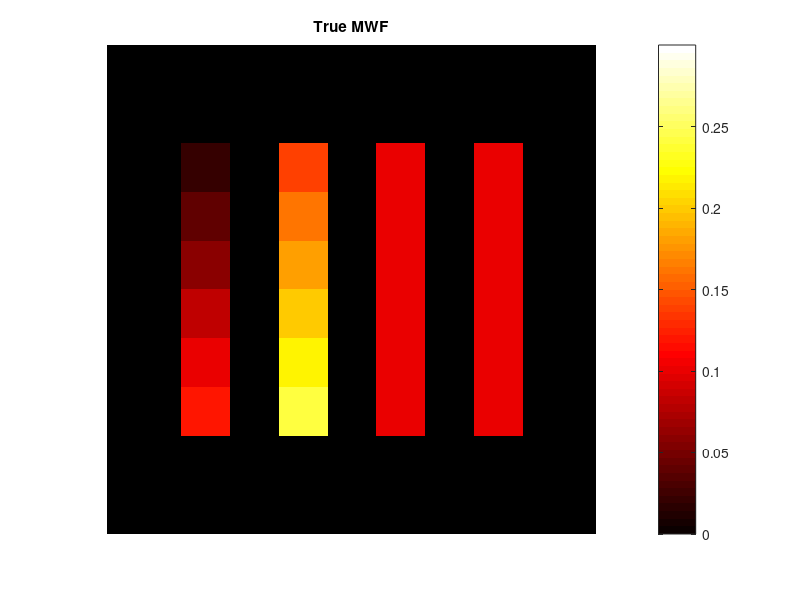
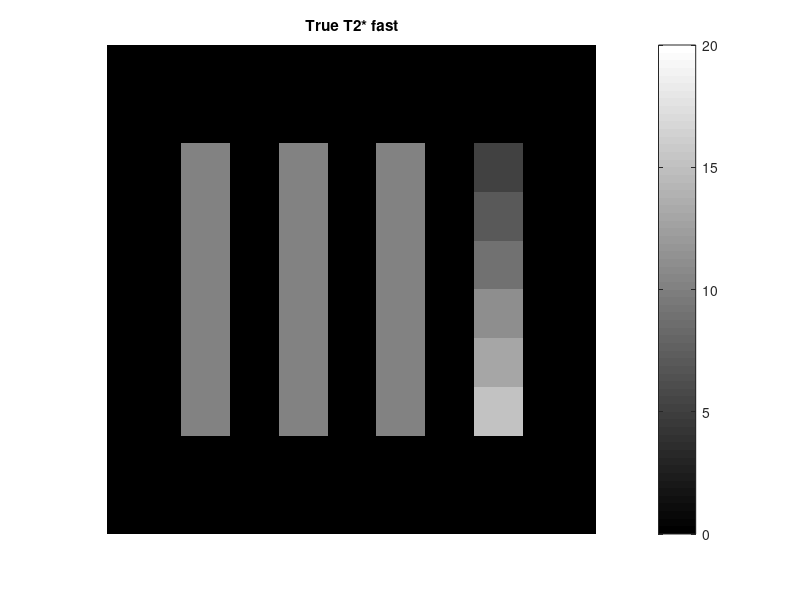
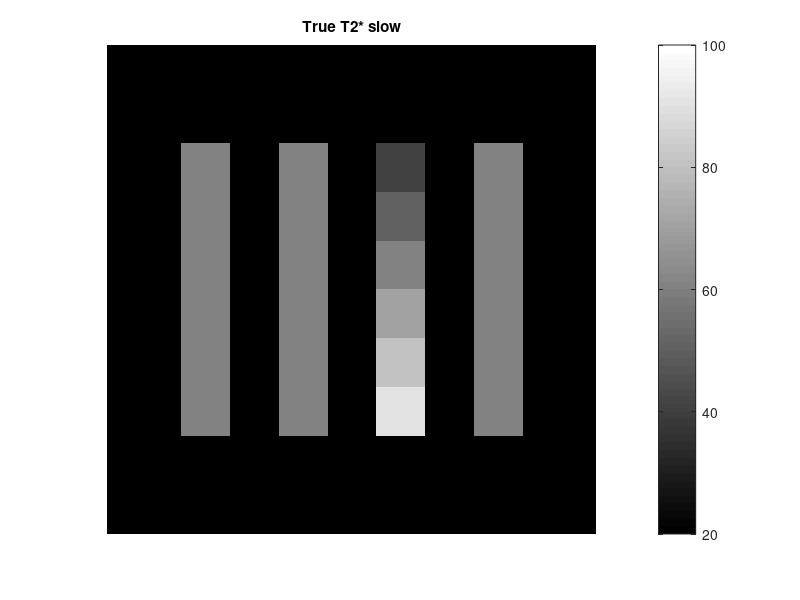

Recreate these plots in MATLAB, in order. (Note: this script raises an error after producing the figures.)

clc, clear, close all

%% 1. make analytic phantom, 
load('figure2_simulation_roi.mat'),
maskall = sum(squeeze(roi(:,:,30,:)),3);
maskall2 = maskall(:,5:84);

xres = 80;
yres = 88;
zres = 10;

iWF1 = [ 0.02:0.02:0.24,       0.10*ones(1,12)     ];
iWF2 = [ 1-[0.02:0.02:0.24],   1-0.10*ones(1,12)   ];

iT21 = [10*ones(1,18) 5:2:15];
iT22 = [60*ones(1,12) 40:10:90 60*ones(1,6)];

WF1 = zeros([xres,yres,zres]);
WF2 = zeros([xres,yres,zres]);

T21 = zeros([xres,yres,zres]);
T22 = zeros([xres,yres,zres]);

roi = roi(:,:,17:17+zres-1,:);
ord_roi = vec(reshape(1:24,[4 6])')';
for rr = 1 : size(roi,4)
    k = ord_roi(rr);
    
    p1 = iWF1(rr);
    p2 = iWF2(rr);
    
    WF1(roi(:,:,:,k)==1) = p1;
    WF2(roi(:,:,:,k)==1) = p2;

    T21(roi(:,:,:,k)==1) = iT21(rr);
    T22(roi(:,:,:,k)==1) = iT22(rr);
end

% plot ground truth
MWFtrue = WF1./(WF1+WF2);
figure, imagesc(MWFtrue(:,5:84,1)), axis off image, colormap hot, caxis([0 0.3]),colorbar, title('True MWF')
figure, imagesc(T21(:,5:84,1)), axis off image, colormap gray, caxis([0 20]),colorbar, title('True T2* fast')
figure, imagesc(T22(:,5:84,1)), axis off image, colormap gray, caxis([20 100]),colorbar, title('True T2* slow')


%% 2. make distributed T2*, logscale,
[xres yres zres] = size(WF1);
te = (0 : 1 : 63)'+ 2;
te = te - 1;
te = permute(te, [2 3 4 1]);
te = repmat(te,[xres,yres,zres,1]);
eres = size(te,4);

MWF_s1 = WF1(:,:,1);
T2S_s1 = T21(:,:,1);
T2L_s1 = T22(:,:,1);
te_s1 = squeeze(te(:,:,1,:));
t2length=120;
t2s = logspace( log10( 1.5 ), log10( 300 ), t2length );

T2S_dist = zeros(xres,yres,t2length);
T2L_dist = zeros(xres,yres,t2length);
T2_dist = zeros(xres,yres,t2length);
for xx = 1:xres
    for yy = 1:yres
        if T2S_s1(xx,yy) > 0
        temp1 = normpdf(t2s,T2L_s1(xx,yy),T2L_s1(xx,yy)*0.1); 
        temp2 = normpdf(t2s,T2S_s1(xx,yy),T2S_s1(xx,yy)*0.1);
        T2L_dist(xx,yy,:) = temp1/sum(temp1);
        T2S_dist(xx,yy,:) = temp2/sum(temp2);
        else
        T2L_dist(xx,yy,:) = 0;
        T2S_dist(xx,yy,:) = 0;            
        end
        %xres yres t2res
        T2_dist(xx,yy,:) =  MWF_s1(xx,yy)*T2S_dist(xx,yy,:) + (1-MWF_s1(xx,yy))*T2L_dist(xx,yy,:);
    end
end

t2s_rep = repmat(permute(t2s,[1 3 2]),xres,yres,1);
comp_sig = zeros(80,88,eres);
for xx = 1:xres
    for yy = 1:yres
        for tett = 1:eres
            comp_sig(xx,yy,tett) = sum(T2_dist(xx,yy,:) .* exp(-te_s1(xx,yy,tett)./t2s_rep(xx,yy,:))); 
        end
    end
end


%% 3.noise addition
sig_xyzt = repmat(permute(comp_sig,[1,2,4,3]),1,1,zres,1);
sig_xyzt = sig_xyzt./max(sig_xyzt(:));
Nx=xres; Ny=yres; Nz=zres; Nt=64;
snr_in = [300:-20:60].'/1.666666; 
Nsnr = length(snr_in);
noi_matrix = zeros(Nx, Ny, Nz, Nt, Nsnr);
for nn = 1:Nsnr
    noi_matrix(:,:,:,:,nn) = randn(Nx, Ny, Nz, Nt)./snr_in(nn);
end
sig_xyzt_noi = zeros(Nx, Ny, Nz, Nt, Nsnr);
for nn = 1:Nsnr
    sig_xyzt_noi(:,:,:,:,nn) = abs(sig_xyzt(:,:,:,:)+noi_matrix(:,:,:,:,nn));
end
noi_std = zeros(Nsnr,1);
for nn = 1:Nsnr
    noi_std(nn) = std(vec(abs(noi_matrix(:,:,:,1,nn))));
end
snr_out = zeros(1,Nsnr).';
for nn = 1:Nsnr
    snr_out(nn) = mean(vec(sig_xyzt_noi(34:34+3,18:18+3,1,1,nn)))./std(vec(sig_xyzt_noi(3:13,3:13,1,1,nn)));
end
sig_xyzt_noi2 = sig_xyzt_noi(:,:,:,1:32,:);
[xres yres zres eres Nsnr] = size(sig_xyzt_noi2);


%% 4. magnitude model-based MWF
te_m3c = squeeze(te_s1(1,1,1:32))/1000;
rmap_xyzfs = zeros(xres,yres,zres,7,Nsnr);
for nsnr = 6:6
for sn = 1:1
        rmap_xyf = zeros(xres,yres,7);

        im_xye = squeeze(sig_xyzt_noi2(:,:,sn,:,nsnr));
        [xres yres eres] = size(im_xye);
        im_xye(isnan(im_xye)) = 0;
        im_xye(isinf(im_xye)) = 0;        
        
        mask = squeeze(sqrt(sum(abs(sig_xyzt_noi2(:,:,sn,1,nsnr)).^2,4)));
        mask(mask<mean(mask(:))) = 0;
        mask(mask>0) = 1;
        mask0 = reshape(squeeze(mask(:,:)),xres*yres,1);
        
        ten = te_m3c(1:eres);             
        tolvalue=1e-5;
        options = optimset('display','off','Tolx',tolvalue,'TolFun',tolvalue);
        
        sig_tmp = abs(reshape(squeeze(double((im_xye(:,:,1:eres)))),xres*yres,eres));
        rmap_xy = zeros(xres*yres,7);   
        
        parfor yy = 1:yres*xres
            if mask0(yy)>0
                sig = (squeeze(sig_tmp(yy,1:eres)))';
                
                lvf = double([0   0   0     1/.024  1/.150  1/.150]);
                dvf = double([.1 .6  .3     1/.010  1/.064  1/.048]);
                uvf = double([2   2   2     1/.003  1/.024  1/.024]);        
                
                [xc lsq] = lsqnonlin(@(x)tfunc_m3c(x,double(ten),double(sig/abs(sig(1)))),dvf,lvf,uvf,options);
                
                xcomp = xc(1:6);
                xcomp([1 2 3]) = xcomp([1 2 3])*abs(sig(1));        
                sigfc = real(xcomp(1))*exp(-ten*xcomp(4)) + real(xcomp(2))*exp(-ten*xcomp(5)) + real(xcomp(3))*exp(-ten*xcomp(6));
                lsq = sqrt(sum((abs(sigfc)-abs(sig)).^2));
                
                rmap_xy(yy,:)=[xcomp lsq]; 
            end
        end
        rmap_xyf(:,:,:) = reshape(rmap_xy,xres,yres,7);        
        rmap_xyzfs(:,:,sn,:,nsnr) = rmap_xyf;
end
end

zsl = 1;
IWm3c = squeeze(rmap_xyzfs(:,:,zsl,3,:));
AWm3c = squeeze(rmap_xyzfs(:,:,zsl,2,:));
MWm3c = squeeze(rmap_xyzfs(:,:,zsl,1,:));
MWFm3c = MWm3c./(IWm3c+AWm3c+MWm3c);

%remove Nan, Inf
MWFm3c(isnan(MWFm3c)) = 0; MWFm3c(isinf(MWFm3c)) = 0;

%roi anlysis for square boxes
for nn = 1:Nsnr
for rr = 1:24
     temp1 = sort(vec(MWFm3c(:,:,nn).*roi(:,:,zsl,rr)),'descend');
     MWFm3c_roi_mean(rr,nn) = mean(temp1(1:64))*100;
     MWFm3c_roi_std(rr,nn) = std(temp1(1:64))*100;   
end
end

%plot
figure,
for ss = 6:6
subplot(1,2,1*2-1), errorbar(MWFm3c_roi_mean([1:4:21,2:4:22],ss),MWFm3c_roi_std([1:4:21,2:4:22],ss)), hold on, plot([1:1:12],[2:2:24]),
set(gca,'LineWidth',1,'XTick',[0:1:13],'YTick',[0:1:13]*2), grid off, axis square, axis([0 13 0 26]), title('Magnitude model-based MWF, ROI#1~12');
subplot(1,2,1*2), errorbar(MWFm3c_roi_mean([3:4:23,4:4:24],ss),MWFm3c_roi_std([3:4:23,4:4:24],ss)), hold on, plot([1:1:12],ones(1,12)*10);
set(gca,'LineWidth',1,'XTick',[0:1:13],'YTick',[0:1:13]*2), grid off, axis square, axis([0 13 0 26]), title('Magnitude model-based MWF, ROI#13~24');
end
figure, imagesc(MWFm3c(:,5:84,6).*maskall2), axis off image, colormap hot, caxis([0 0.3]),colorbar, title('Magnitude model-based MWF map')


%% 5. rPCA-MWF
sn=1;
sig_xyzt_noi2 = sig_xyzt_noi(:,:,:,1:32,:);
[xres yres zres eres Nsnr] = size(sig_xyzt_noi2);
sig_rpca = sig_xyzt_noi2;
te_rpca = repmat(reshape(te_s1,[80,88,1,64]),1,1,10,1,Nsnr);
temp_rpca2 = zeros(xres,yres,zres,eres,3,Nsnr);

for nn = 6:6    
im_temp = abs(sig_rpca(:,:,:,1:1:32,nn));
te_rpca2 = te_rpca(:,:,:,1:1:32,nn)*1e-3;

delta =  1e-2;       
delta1 = 1e-2;       
num_iter = 1e2;        
tol_update = 1e-4;  
nlr = [1 1 10];     
sth = 0.0;           
scale =  3;         
L_hank = 16;                      
nb = 4;              
nr2 = 2;

N = size(im_temp);
np = prod(N)/N(4);
nplr = prod(nlr);

% make mask for minimization
msk = abs(im_temp(:,:,:,1)); msk(msk<0.1*max(msk(:))) = 0; msk(msk~=0) = 1;
msk = repmat(msk,[1 1 1 N(4)]);

cmp = 1*exp(1000*te_rpca2/scale).^1;
L = zeros(N);

for iz = 1 : floor(N(3)/nlr(3))
    pos(3) = nlr(3) * (iz-1) + 1;
    zp = pos(3) : (pos(3) + nlr(3) - 1);
    for ix = 1 : floor(N(1)/nlr(1))
        pos(1) = nlr(1) * (ix-1) + 1;
        xp = pos(1) : (pos(1) + nlr(1) - 1);
        for iy = 1 : floor(N(2)/nlr(2))
            pos(2) = nlr(2) * (iy-1) + 1;
            yp = pos(2) : (pos(2) + nlr(2) - 1);
            greC = im_temp(xp,yp,zp,:).*cmp(xp,yp,zp,:);
            qtmp_hankel = genHankel_matrix(reshape(greC ,[nplr,N(4)]), L_hank);
            [uu,ss,vv] = svd(qtmp_hankel);
            [W,H] = seminmf(qtmp_hankel, nb);
            sol = W(:,1:1) * H(1:1,:);
            L(xp,yp,zp,:) = reshape(pons_matrix(sol,(N(4)-L_hank+1)),...
                [nlr(1) nlr(2) nlr(3) N(4)]) ./ cmp(xp,yp,zp,:);
        end
    end
end
L2 = im_temp - L;

X(:,:,:,:,1) = L;  
X(:,:,:,:,2) = L2*ss(1,1)./ss(2,2);     
X(:,:,:,:,3) = 0;           

Z = X.*0;
U = X.*0;

L_hankel1 = L_hank;
hsize1 = (N(4)-L_hankel1+1);
L_hankel2 = L_hank;
hsize2 = (N(4)-L_hankel2+1);
delta =  5e-1 *50;       
delta1 = 5e-1 *50;    

for t = 1:5        
    if t == 1
        ru = [1 1 1]-1;
    else
        ru = [randi(nlr(1)) randi(nlr(2)) 1]-1;
    end    
    Z = Z.* 0;
    for iz = 1 : floor((N(3) - ru(3))/nlr(3))        
        pos(3) = ru(3) + nlr(3) * (iz-1) + 1;
        zp = pos(3) : (pos(3) + nlr(3) - 1);        
        for ix = 1 : floor((N(1) - ru(1))/nlr(1))            
            pos(1) = ru(1) + nlr(1) * (ix-1) + 1;
            xp = pos(1) : (pos(1) + nlr(1) - 1);            
            for iy = 1 : floor((N(2) - ru(2))/nlr(2))                
                pos(2) = ru(2) + nlr(2) * (iy-1) + 1;
                yp = pos(2) : (pos(2) + nlr(2) - 1);
                qtmp_hankel = genHankel_matrix(reshape((X(xp,yp,zp,:,1) + 1/delta * U(xp,yp,zp,:,1))...
                    ,[nplr,N(4)]) , L_hankel1);
                [u,s,v] = svd(qtmp_hankel,0);
                Z(xp,yp,zp,:,1) = reshape(pons_matrix(u(:,1:1) * s(1:1,1:1) * v(:,1:1)',hsize1)...
                    ,[nlr(1) nlr(2) nlr(3) N(4)]);
                qtmp_hankel2 = genHankel_matrix(reshape((X(xp,yp,zp,:,2) + 1/delta1 * U(xp,yp,zp,:,2))...
                    ,[nplr,N(4)]) , L_hankel2);
                [u,s,v] = svd(qtmp_hankel2,0);
                Z(xp,yp,zp,:,2) = reshape(pons_matrix(u(:,1:2) * s(1:2,1:2) * v(:,1:2)',hsize2)...
                    ,[nlr(1) nlr(2) nlr(3) N(4)]);
            end
        end
    end    
    Z(:,:,:,:,3) = shrinkr(X(:,:,:,:,3) + 1/delta * U(:,:,:,:,3),sth);    
    if t ~=0
        X_prev = X;
        X(:,:,:,:,1) = ((im_temp - X_prev(:,:,:,:,2) - X_prev(:,:,:,:,3))...
            - U(:,:,:,:,1) + delta * Z(:,:,:,:,1))/ (1 + delta);
        X(:,:,:,:,2) = ((im_temp - X(:,:,:,:,1) - X_prev(:,:,:,:,3))...
            - U(:,:,:,:,2) + delta1 * Z(:,:,:,:,2))/ (1 + delta1);
        X(:,:,:,:,3) = ((im_temp - X(:,:,:,:,1) - X(:,:,:,:,2))...
            - U(:,:,:,:,3) + delta * Z(:,:,:,:,3))/ (1 + delta);
        nlr = randi([2 8],1,2);
        nlr = [nlr, 2];
        nplr = prod(nlr);
    end
    U = U + delta * (X - Z);
    x_update = 100 * norm(X(:)-X_prev(:)) / norm(X_prev(:));
    if x_update < tol_update
        break
    end
    
end
    temp = real(X); temp(isnan(temp)) = 0; temp(isinf(temp)) = 0; temp(temp<0) = 0;
    L1_rpca = temp(:,:,5,1,1,nn);
    L2_rpca = temp(:,:,5,1,2,nn);
    S_rpca = temp(:,:,5,1,3,nn);
end

L1_rpca = squeeze(L1_rpca);
L2_rpca = squeeze(L2_rpca);
Srpca = squeeze(S_rpca);
MWFrpca = L2_rpca./(L1_rpca+L2_rpca);

%remove Nan, Inf
MWFrpca(isnan(MWFrpca)) = 0; MWFrpca(isinf(MWFrpca)) = 0;

%roi anlysis for square boxes
for nn = 1:Nsnr
for rr = 1:24
     temp1 = sort(vec(MWFrpca(:,:,nn).*roi(:,:,zsl,rr)),'descend');
     MWFrpca_roi_mean(rr,nn) = mean(temp1(1:64))*100;
     MWFrpca_roi_std(rr,nn) = std(temp1(1:64))*100;   
end
end

%plot
figure,
for ss = 6:6
subplot(1,2,1*2-1), errorbar(MWFrpca_roi_mean([1:4:21,2:4:22],ss),MWFrpca_roi_std([1:4:21,2:4:22],ss)), hold on, plot([1:1:12],[2:2:24]),
set(gca,'LineWidth',1,'XTick',[0:1:13],'YTick',[0:1:13]*2), grid off, axis square, axis([0 13 0 26]), title('rPCA-MWF, ROI#1~12');
subplot(1,2,1*2), errorbar(MWFrpca_roi_mean([3:4:23,4:4:24],ss),MWFrpca_roi_std([3:4:23,4:4:24],ss)), hold on, plot([1:1:12],ones(1,12)*10);
set(gca,'LineWidth',1,'XTick',[0:1:13],'YTick',[0:1:13]*2), grid off, axis square, axis([0 13 0 26]), title('rPCA-MWF, ROI#13~24');
end
figure, imagesc(MWFrpca(:,5:84,6).*maskall2), axis off image, colormap hot, caxis([0 0.3]),colorbar, title('rPCA-MWF map')


